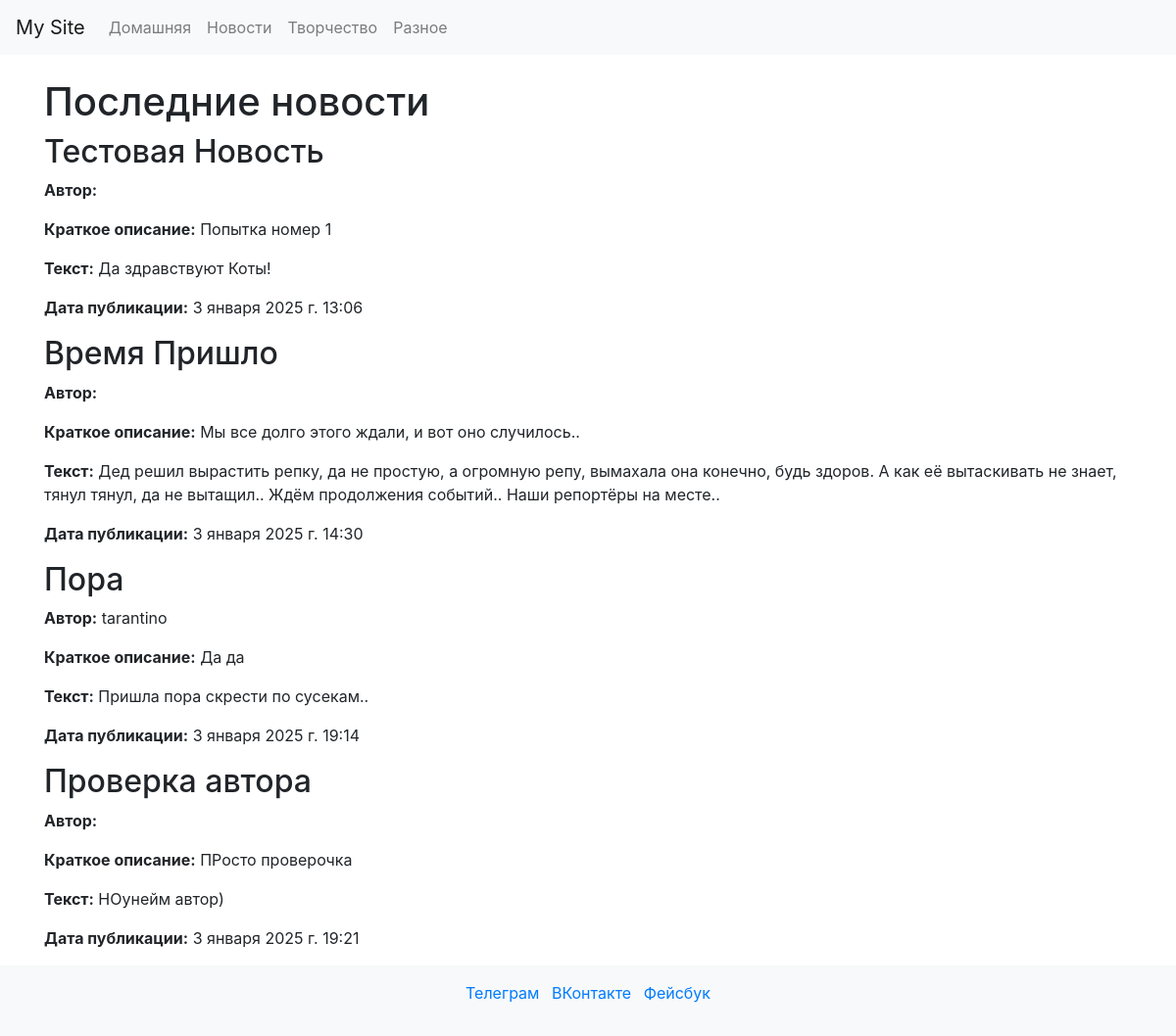
Page /news/ on the committed database.
### myapp2/models.py (models this page shows, shortened)
class News_post(models.Model):
	title = models.CharField('Название новости', max_length=50)
	short_description = models.CharField('Краткое описание новости', max_length=200)
	text = models.TextField('Новость')
	pub_date = models.DateTimeField('Дата публикации')
	author = models.ForeignKey(User, on_delete=models.CASCADE, null=True, blank=True, verbose_name='Автор')
	class Meta:
		verbose_name = 'Новость'
		verbose_name_plural = 'Новости'

### myapp2/views.py (the view)
# urls.py: path('news/', views.news, name='news'),
def news(request):
    news = News_post.objects.all()
    return render(request, 'myapp2/news.html', {'news': news})

### myapp2/templates/myapp2/news.html (shortened to what this page needs)
{% extends 'myapp2/base.html' %}
{% block content %}
<h1>Последние новости</h1>
{% for news_post in news %}
  <div>
    <h2>{{ news_post.title }}</h2>
    <p><strong>Автор:</strong> {{ news_post.author.username }}</p>
    <p><strong>Краткое описание:</strong> {{ news_post.short_description }}</p>
    <p><strong>Текст:</strong> {{ news_post.text }}</p>
    <p><strong>Дата публикации:</strong> {{ news_post.pub_date }}</p>
  </div>
{% endfor %}
{% endblock %}

### myapp2/templates/myapp2/base.html (shortened to what this page needs)
<!DOCTYPE html>
<html lang="en">
<head>
    <link href="https://stackpath.bootstrapcdn.com/bootstrap/4.5.2/css/bootstrap.min.css" rel="stylesheet">
</head>
<body>
    {% include 'myapp2/navbar.html' %}
    <div class="container mt-4">
        {% block content %}{% endblock %}
    </div>
    {% include 'myapp2/footer.html' %}
</body>
</html>

### myapp2/templates/myapp2/navbar.html
<nav class="navbar navbar-expand-lg navbar-light bg-light">
    <a class="navbar-brand" href="{% url 'home' %}">My Site</a>
    <div class="collapse navbar-collapse">
        <ul class="navbar-nav mr-auto">
            <li class="nav-item"><a class="nav-link" href="{% url 'home' %}">Домашняя</a></li>
            <li class="nav-item"><a class="nav-link" href="{% url 'news' %}">Новости</a></li>
            <li class="nav-item"><a class="nav-link" href="{% url 'creativity' %}">Творчество</a></li>
            <li class="nav-item"><a class="nav-link" href="{% url 'misc' %}">Разное</a></li>
        </ul>
    </div>
</nav>

### myapp2/templates/myapp2/footer.html
<footer class="bg-light py-3">
    <div class="container text-center">
        <ul class="list-inline">
            <li class="list-inline-item"><a href="https://t.me" target="_blank">Телеграм</a></li>
            <li class="list-inline-item"><a href="https://vk.com" target="_blank">ВКонтакте</a></li>
            <li class="list-inline-item"><a href="https://facebook.com" target="_blank">Фейсбук</a></li>
        </ul>
    </div>
</footer>

### myapp2/templates/myapp2/base.html (style rules this page uses)
.navbar, footer { transition: opacity 0.5s; }

### rows in the picture
News_post: title "Тестовая Новость", short_description "Попытка номер 1", text "Да здравствуют Коты!", pub_date "3 января 2025 г. 13:06"
News_post: title "Время Пришло", short_description "Мы все долго этого ждали, и вот оно случилось..", text "Дед решил вырастить репку, да не простую, а огромную репу, вымахала она конечно, будь здоров. А как её вытаскивать не знает, тянул тянул, да не вытащил.. Ждём продолжения событий.. Наши репортёры на месте..", pub_date "3 января 2025 г. 14:30"
News_post: title "Пора", author.username "tarantino", short_description "Да да", text "Пришла пора скрести по сусекам..", pub_date "3 января 2025 г. 19:14"
News_post: title "Проверка автора", short_description "ПРосто проверочка", text "НОунейм автор)", pub_date "3 января 2025 г. 19:21"
